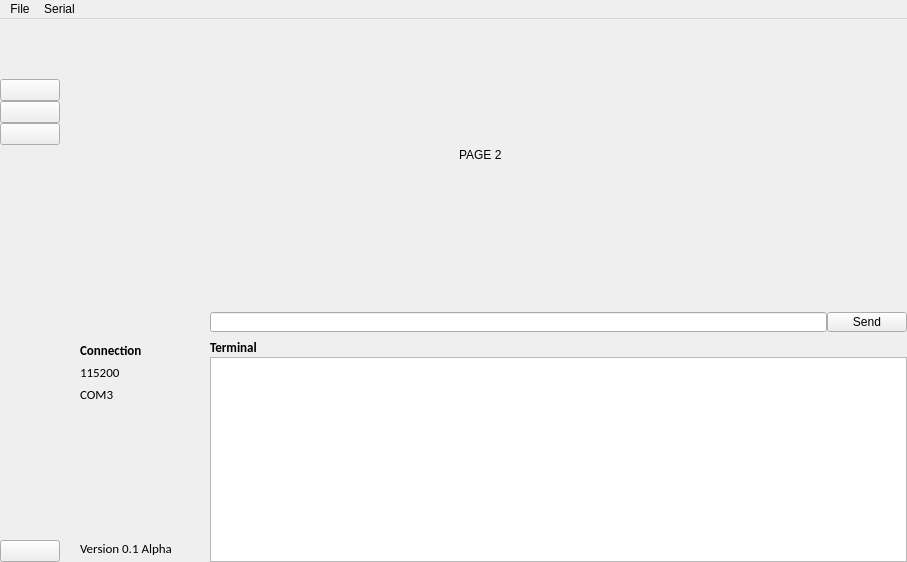
<?xml version="1.0" encoding="UTF-8"?>
<ui version="4.0">
 <class>Northstar</class>
 <widget class="QMainWindow" name="Northstar">
  <property name="geometry">
   <rect>
    <x>0</x>
    <y>0</y>
    <width>907</width>
    <height>562</height>
   </rect>
  </property>
  <property name="windowTitle">
   <string>Northstar</string>
  </property>
  <widget class="QWidget" name="centralwidget">
   <layout class="QGridLayout" name="gridLayout">
    <property name="leftMargin">
     <number>0</number>
    </property>
    <property name="topMargin">
     <number>0</number>
    </property>
    <property name="rightMargin">
     <number>0</number>
    </property>
    <property name="bottomMargin">
     <number>0</number>
    </property>
    <property name="spacing">
     <number>0</number>
    </property>
    <item row="0" column="0" rowspan="2">
     <widget class="QWidget" name="w_icons" native="true">
      <layout class="QVBoxLayout" name="verticalLayout_2">
       <property name="spacing">
        <number>0</number>
       </property>
       <property name="leftMargin">
        <number>0</number>
       </property>
       <property name="topMargin">
        <number>0</number>
       </property>
       <property name="rightMargin">
        <number>0</number>
       </property>
       <property name="bottomMargin">
        <number>0</number>
       </property>
       <item>
        <widget class="QLabel" name="label">
         <property name="minimumSize">
          <size>
           <width>60</width>
           <height>60</height>
          </size>
         </property>
         <property name="maximumSize">
          <size>
           <width>60</width>
           <height>60</height>
          </size>
         </property>
         <property name="text">
          <string/>
         </property>
         <property name="pixmap">
          <pixmap resource="resource.qrc">:/icon/icon/4.jpg</pixmap>
         </property>
        </widget>
       </item>
       <item>
        <layout class="QVBoxLayout" name="verticalLayout">
         <item>
          <widget class="QPushButton" name="pushButton">
           <property name="text">
            <string/>
           </property>
          </widget>
         </item>
         <item>
          <widget class="QPushButton" name="pushButton_2">
           <property name="text">
            <string/>
           </property>
          </widget>
         </item>
         <item>
          <widget class="QPushButton" name="pushButton_3">
           <property name="text">
            <string/>
           </property>
          </widget>
         </item>
        </layout>
       </item>
       <item>
        <spacer name="verticalSpacer">
         <property name="orientation">
          <enum>Qt::Vertical</enum>
         </property>
         <property name="sizeHint" stdset="0">
          <size>
           <width>20</width>
           <height>372</height>
          </size>
         </property>
        </spacer>
       </item>
       <item>
        <widget class="QPushButton" name="pushButton_4">
         <property name="text">
          <string/>
         </property>
        </widget>
       </item>
      </layout>
     </widget>
    </item>
    <item row="0" column="1">
     <widget class="QWidget" name="w_widget" native="true">
      <layout class="QVBoxLayout" name="verticalLayout_4">
       <item>
        <widget class="QStackedWidget" name="stackedWidget">
         <property name="currentIndex">
          <number>1</number>
         </property>
         <widget class="QWidget" name="page1">
          <widget class="QLabel" name="label_5">
           <property name="geometry">
            <rect>
             <x>350</x>
             <y>140</y>
             <width>47</width>
             <height>13</height>
            </rect>
           </property>
           <property name="text">
            <string>PAGE 1</string>
           </property>
          </widget>
         </widget>
         <widget class="QWidget" name="page2">
          <widget class="QLabel" name="label_7">
           <property name="geometry">
            <rect>
             <x>390</x>
             <y>120</y>
             <width>47</width>
             <height>13</height>
            </rect>
           </property>
           <property name="text">
            <string>PAGE 2</string>
           </property>
          </widget>
         </widget>
        </widget>
       </item>
      </layout>
     </widget>
    </item>
    <item row="1" column="1">
     <widget class="QWidget" name="w_console" native="true">
      <property name="maximumSize">
       <size>
        <width>16777215</width>
        <height>250</height>
       </size>
      </property>
      <layout class="QVBoxLayout" name="verticalLayout_7">
       <property name="spacing">
        <number>5</number>
       </property>
       <property name="leftMargin">
        <number>0</number>
       </property>
       <property name="topMargin">
        <number>0</number>
       </property>
       <property name="rightMargin">
        <number>0</number>
       </property>
       <property name="bottomMargin">
        <number>0</number>
       </property>
       <item>
        <layout class="QHBoxLayout" name="horizontalLayout">
         <property name="spacing">
          <number>0</number>
         </property>
         <item>
          <spacer name="horizontalSpacer">
           <property name="orientation">
            <enum>Qt::Horizontal</enum>
           </property>
           <property name="sizeType">
            <enum>QSizePolicy::Minimum</enum>
           </property>
           <property name="sizeHint" stdset="0">
            <size>
             <width>150</width>
             <height>20</height>
            </size>
           </property>
          </spacer>
         </item>
         <item>
          <widget class="QLineEdit" name="sendmsg">
           <property name="minimumSize">
            <size>
             <width>250</width>
             <height>20</height>
            </size>
           </property>
          </widget>
         </item>
         <item>
          <widget class="QPushButton" name="send">
           <property name="minimumSize">
            <size>
             <width>0</width>
             <height>20</height>
            </size>
           </property>
           <property name="maximumSize">
            <size>
             <width>16777215</width>
             <height>20</height>
            </size>
           </property>
           <property name="text">
            <string>Send</string>
           </property>
          </widget>
         </item>
        </layout>
       </item>
       <item>
        <widget class="QWidget" name="widget" native="true">
         <layout class="QHBoxLayout" name="horizontalLayout_2">
          <property name="spacing">
           <number>0</number>
          </property>
          <property name="leftMargin">
           <number>0</number>
          </property>
          <property name="topMargin">
           <number>0</number>
          </property>
          <property name="rightMargin">
           <number>0</number>
          </property>
          <property name="bottomMargin">
           <number>0</number>
          </property>
          <item>
           <layout class="QVBoxLayout" name="verticalLayout_6">
            <property name="spacing">
             <number>0</number>
            </property>
            <property name="leftMargin">
             <number>20</number>
            </property>
            <property name="topMargin">
             <number>5</number>
            </property>
            <property name="rightMargin">
             <number>10</number>
            </property>
            <property name="bottomMargin">
             <number>5</number>
            </property>
            <item>
             <layout class="QVBoxLayout" name="verticalLayout_5">
              <property name="spacing">
               <number>5</number>
              </property>
              <item>
               <widget class="QLabel" name="connection">
                <property name="minimumSize">
                 <size>
                  <width>120</width>
                  <height>0</height>
                 </size>
                </property>
                <property name="maximumSize">
                 <size>
                  <width>120</width>
                  <height>16777215</height>
                 </size>
                </property>
                <property name="font">
                 <font>
                  <family>Calibri</family>
                  <pointsize>10</pointsize>
                  <weight>75</weight>
                  <bold>true</bold>
                 </font>
                </property>
                <property name="text">
                 <string>Connection</string>
                </property>
                <property name="alignment">
                 <set>Qt::AlignLeading|Qt::AlignLeft|Qt::AlignVCenter</set>
                </property>
               </widget>
              </item>
              <item>
               <widget class="QLabel" name="label_3">
                <property name="minimumSize">
                 <size>
                  <width>120</width>
                  <height>0</height>
                 </size>
                </property>
                <property name="maximumSize">
                 <size>
                  <width>120</width>
                  <height>16777215</height>
                 </size>
                </property>
                <property name="font">
                 <font>
                  <family>Calibri</family>
                  <pointsize>10</pointsize>
                 </font>
                </property>
                <property name="text">
                 <string>115200</string>
                </property>
                <property name="alignment">
                 <set>Qt::AlignLeading|Qt::AlignLeft|Qt::AlignVCenter</set>
                </property>
               </widget>
              </item>
              <item>
               <widget class="QLabel" name="label_4">
                <property name="minimumSize">
                 <size>
                  <width>120</width>
                  <height>0</height>
                 </size>
                </property>
                <property name="maximumSize">
                 <size>
                  <width>120</width>
                  <height>16777215</height>
                 </size>
                </property>
                <property name="font">
                 <font>
                  <family>Calibri</family>
                  <pointsize>10</pointsize>
                 </font>
                </property>
                <property name="text">
                 <string>COM3</string>
                </property>
                <property name="alignment">
                 <set>Qt::AlignLeading|Qt::AlignLeft|Qt::AlignVCenter</set>
                </property>
               </widget>
              </item>
             </layout>
            </item>
            <item>
             <spacer name="verticalSpacer_2">
              <property name="orientation">
               <enum>Qt::Vertical</enum>
              </property>
              <property name="sizeHint" stdset="0">
               <size>
                <width>20</width>
                <height>40</height>
               </size>
              </property>
             </spacer>
            </item>
            <item>
             <widget class="QLabel" name="label_6">
              <property name="font">
               <font>
                <family>Calibri</family>
                <pointsize>10</pointsize>
               </font>
              </property>
              <property name="text">
               <string>Version 0.1 Alpha</string>
              </property>
              <property name="alignment">
               <set>Qt::AlignLeading|Qt::AlignLeft|Qt::AlignVCenter</set>
              </property>
             </widget>
            </item>
           </layout>
          </item>
          <item>
           <layout class="QVBoxLayout" name="verticalLayout_3">
            <property name="spacing">
             <number>0</number>
            </property>
            <item>
             <widget class="QLabel" name="label_2">
              <property name="minimumSize">
               <size>
                <width>0</width>
                <height>20</height>
               </size>
              </property>
              <property name="font">
               <font>
                <family>Calibri</family>
                <pointsize>10</pointsize>
                <weight>75</weight>
                <bold>true</bold>
               </font>
              </property>
              <property name="text">
               <string>Terminal</string>
              </property>
             </widget>
            </item>
            <item>
             <widget class="QTextBrowser" name="console">
              <property name="font">
               <font>
                <family>Calibri</family>
                <pointsize>10</pointsize>
               </font>
              </property>
             </widget>
            </item>
           </layout>
          </item>
         </layout>
        </widget>
       </item>
      </layout>
     </widget>
    </item>
   </layout>
  </widget>
  <widget class="QMenuBar" name="menubar">
   <property name="geometry">
    <rect>
     <x>0</x>
     <y>0</y>
     <width>907</width>
     <height>21</height>
    </rect>
   </property>
   <widget class="QMenu" name="menuFile">
    <property name="title">
     <string>File</string>
    </property>
    <addaction name="actionSave"/>
   </widget>
   <widget class="QMenu" name="menuSerial">
    <property name="title">
     <string>Serial</string>
    </property>
    <widget class="QMenu" name="menuBaudrate">
     <property name="title">
      <string>Baudrate</string>
     </property>
     <addaction name="action9600"/>
     <addaction name="action19200"/>
     <addaction name="action38400"/>
     <addaction name="action57600"/>
     <addaction name="action115200"/>
    </widget>
    <addaction name="actionBaudRate"/>
    <addaction name="menuBaudrate"/>
   </widget>
   <addaction name="menuFile"/>
   <addaction name="menuSerial"/>
  </widget>
  <action name="actionSave">
   <property name="text">
    <string>Save</string>
   </property>
  </action>
  <action name="actionBaudRate">
   <property name="text">
    <string>COM</string>
   </property>
  </action>
  <action name="action9600">
   <property name="text">
    <string>9600</string>
   </property>
  </action>
  <action name="action19200">
   <property name="text">
    <string>19200</string>
   </property>
  </action>
  <action name="action38400">
   <property name="text">
    <string>38400</string>
   </property>
  </action>
  <action name="action57600">
   <property name="text">
    <string>57600</string>
   </property>
  </action>
  <action name="action115200">
   <property name="text">
    <string>115200</string>
   </property>
  </action>
 </widget>
 <resources>
  <include location="resource.qrc"/>
 </resources>
 <connections/>
</ui>
